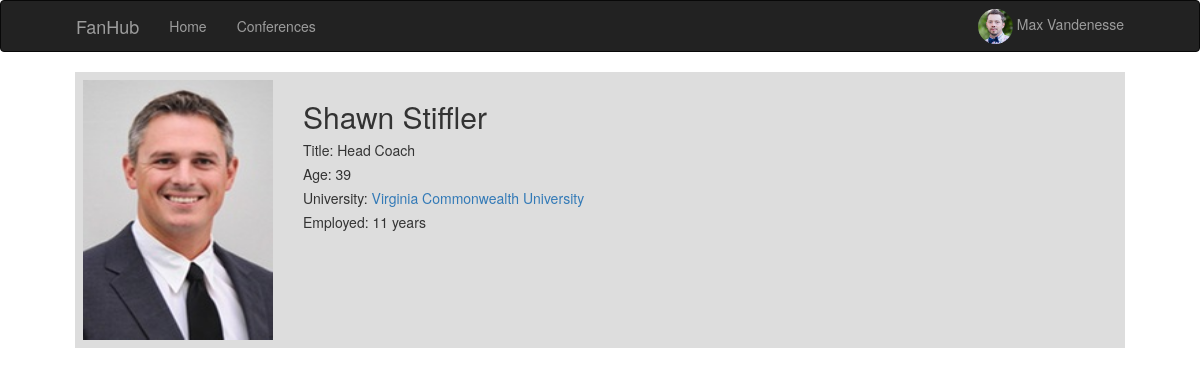
The app's page /staff/1 (signed in) with its own data.
### app/models.py (models this page shows, shortened)
class User(UserMixin, db.Model):
    id = db.Column(db.Integer, primary_key=True)
    username = db.Column(db.String(64), index=True, unique=True)
    email = db.Column(db.String(120), index=True, unique=True)
    password_hash = db.Column(db.String(128))
    about_me = db.Column(db.String(140))
    last_seen = db.Column(db.DateTime, default=datetime.utcnow)
    image_path = db.Column(db.String(1000))
    first_name = db.Column(db.String(120))
    last_name = db.Column(db.String(120))
    full_name = db.Column(db.String(240))

class Staff(db.Model):
    id = db.Column(db.Integer, primary_key=True)
    first_name = db.Column(db.String(120))
    last_name = db.Column(db.String(120))
    DOB = db.Column(db.String(11))
    start_date = db.Column(db.String(11))
    job_title = db.Column(db.String(120))
    university_id = db.Column(db.Integer, db.ForeignKey('university.id'))
    image_path = db.Column(db.String(1000))
    def get_age(self):
        dob = datetime.strptime(self.DOB, '%m/%d/%Y')
        now = datetime.now()
        return math.floor((now - dob).days / 365)
    def get_years_at_university(self):
        start_date = datetime.strptime(self.start_date, '%m/%d/%Y')
        now = datetime.now()
        years = math.floor((now - start_date).days / 365)
        if years == 0:
            years = 1
            return '{} year'.format(years)
        return '{} years'.format(years)
    def get_full_name(self):
        return '{} {}'.format(self.first_name, self.last_name)

class University(db.Model):
    id = db.Column(db.Integer, primary_key=True)
    name = db.Column(db.String(120))
    mascot = db.Column(db.String(120))
    city = db.Column(db.String(120))
    state = db.Column(db.String(120))
    field_name = db.Column(db.String(120))
    athletes = db.relationship('Athlete', backref='university', lazy='dynamic')
    staff = db.relationship('Staff', backref='university', lazy='dynamic')
    conference_id = db.Column(db.Integer, db.ForeignKey('conference.id'))
    image_path = db.Column(db.String(1000))

### app/routes.py (the view)
@app.route('/staff/<id>')
@login_required
def staff(id):
    staff = Staff.query.filter_by(id=id).first_or_404()
    return render_template(
        'staff.html', staff=staff, title=staff.get_full_name())

### app/models.py (called while the page is built)
@login.user_loader
def load_user(id):
    return User.query.get(int(id))

### app/routes.py (called while the page is built)
@app.before_request
def before_request():
    if current_user.is_authenticated:
        current_user.last_seen = datetime.utcnow()
        db.session.commit()

### app/templates/staff.html
 {% extends "base.html" %} {% block app_content %}
<table class="table body">
    <tr class=headDisplay>
        <td class=headerImageCell>
            {% if staff.image_path %}
            <img src={{staff.image_path}} class=headerImage> {% else %}
            <img src=" {{ staff.avatar(256, staff.first_name, staff.last_name) }} " class=" userTemplateProfileImage "> {% endif %}
        </td>
        <td>
            <h2>{{staff.get_full_name()}}</h2>
            <h5>Title: {{staff.job_title}}</h5>
            <h5>Age: {{staff.get_age()}}</h5>
            <h5>University:
                <a class="removeUnderline" href="{{ url_for( 'university', id=staff.university.id) }} ">{{staff.university.name}}</a>
            </h5>
            <h5>Employed: {{staff.get_years_at_university()}}</h5>
        </td>
    </tr>
</table>
{% endblock %}

### app/templates/base.html (shortened to what this page needs)
{% extends 'bootstrap/base.html' %}  {% block navbar %}
<link rel=" stylesheet " href="{{ url_for( 'static', filename='css/style.css' ) }} ">
<nav class="navbar navbar-inverse">
    <div class="container">
        <div class="navbar-header">
            <a class="navbar-brand" href="{{ url_for('index') }}">FanHub</a>
            <div class="collapse navbar-collapse" id="bs-example-navbar-collapse-1">
                <ul class="nav navbar-nav">
                    <li>
                        <a href="{{ url_for('index') }}">Home</a>
                    </li>
                    <li>
                        <a href="{{ url_for('conferences') }}">Conferences</a>
                    </li>
                </ul>
                <ul class="nav navbar-nav navbar-right">
                    {% if current_user.is_anonymous %}
                    <li>
                        <a href="{{ url_for('login') }}">Login</a>
                    </li>
                    {% else %}
                    <ul class="nav navbar-nav navbar-right">
                        <li class="dropdown">
                            <a href="#" class="dropdown-toggle" style="padding-top:0px !important;padding-bottom:0px !important;margin-top:8px;" data-toggle="dropdown"
                                role="button" aria-haspopup="true" aria-expanded="false">
                                {% if current_user.image_path %}
                                <img src={{current_user.image_path}} class="img-circle  " style="height: 35px; width: 35px;"> {{current_user.full_name}} {% else %}
                                <img src=" {{ current_user.avatar(35, current_user.first_name, current_user.last_name) }} " class="img-circle userTemplateProfileImage "> {{current_user.full_name}}{% endif %}
                            </a>
                        </li>
                    </ul>
                    {% endif %}
                </ul>
            </div>
        </div>
</nav>
{% endblock %} {% block content %}
<div class="container ">
      {% block app_content
    %}{% endblock %}
</div>{% endblock %}

### app/static/css/style.css (style rules this page uses)
.container { display: flex !important; flex-flow: column !important; height: auto !important; width: 90% !important; }
.table { margin-bottom: 0; width: -webkit-fill-available; }
.table>tbody>tr>td { border-top: 0px !important; }
.removeUnderline { text-decoration: none !important; cursor: pointer !important; }
.headDisplay { background: #ddd; }
.headerImage { height:260px; width:190px; }
.headerImageCell { width:220px; }
h5 { line-height: 1 !important; }

### records on screen
User: image_path (picture), full_name "Max Vandenesse"
Staff: image_path (picture), get_full_name "Shawn Stiffler", job_title "Head Coach", get_age "39", get_years_at_university "11 years"
University: university.name "Virginia Commonwealth University"
